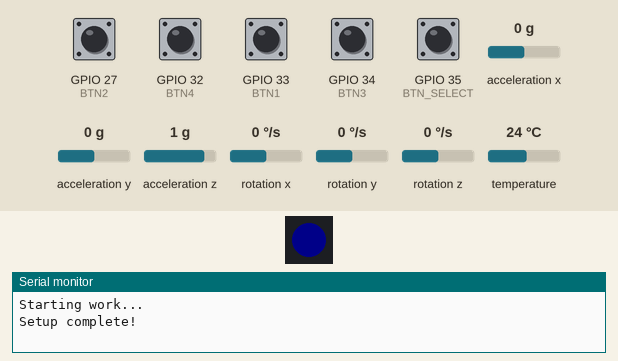
A sketch run on a simulated ESP32. On the bench: 1 RGB LEDs in strip order, left to right, the last lines printed to the serial monitor. The test bench sets the inputs (shaded band); at power-on: GPIO 27 (BTN2), GPIO 32 (BTN4), GPIO 33 (BTN1), GPIO 34 (BTN3), GPIO 35 (BTN_SELECT) HIGH, acceleration x 0 g, acceleration y 0 g, acceleration z 1 g, rotation x 0 °/s, rotation y 0 °/s, rotation z 0 °/s, temperature 24 °C. Dim RGB values are drawn brighter than linear; USB keyboard and mouse output is not drawn.

Above: at 1.2 s.
1.3 s: GPIO 35 (BTN_SELECT) pulled LOW for 0.15 s
At 2.2 s:
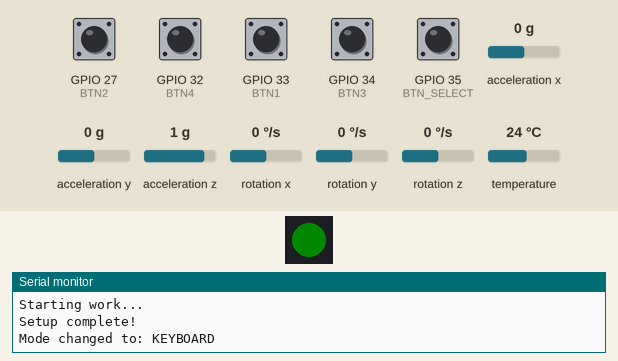
9.7 s: GPIO 35 (BTN_SELECT) pulled LOW for 1 s
At 10.6 s:
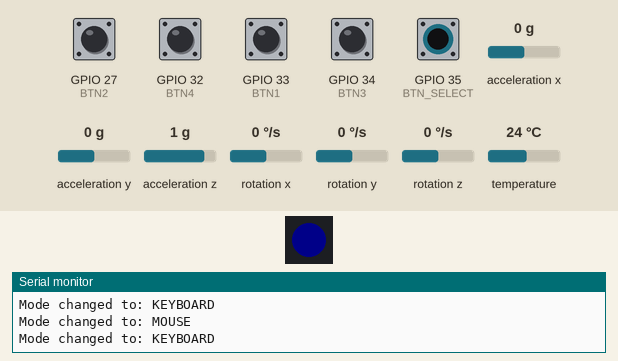
Timing chart, 0 to 12.7 s (numbered marks = the images above; inputs shaded):
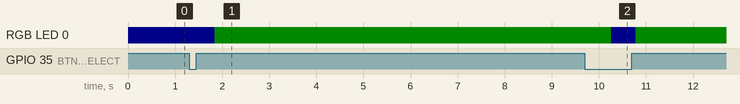

Measured:
- after the input at 1.3 s, RGB LED 0: RGB(0, 0, 10) → RGB(0, 10, 0) after 0.55 s
- after the input at 9.7 s, RGB LED 0: RGB(0, 10, 0) → RGB(0, 0, 10) after 0.56 s, → RGB(0, 10, 0) 0.52 s later

The sketch:

mouse_keyboard.ino
```cpp
#include <BleCombo.h>
#include <Adafruit_MPU6050.h>
#include <Adafruit_Sensor.h>
#include <Adafruit_NeoPixel.h>
#include <Wire.h>

// ================== CONFIGURATION ==================
#define SPEED 10   // Adjust mouse speed
#define PIXEL_PIN 2
#define NUM_PIXELS 1  // One NeoPixel

// ================== BUTTON PINS =====================
#define BTN_SELECT 35  // Mode switch button
#define BTN1       33  // Action button 1
#define BTN2       27  // Action button 2
#define BTN3       34
#define BTN4       32

// ================== OBJECTS =========================
Adafruit_MPU6050 mpu;
Adafruit_NeoPixel pixel(NUM_PIXELS, PIXEL_PIN, NEO_GRB + NEO_KHZ800);

// ================== VARIABLES =======================
bool mouseMode = true;   // Start in mouse mode
unsigned long buttonPressStart = 0;
bool buttonHeld = false;

// ================== SETUP ===========================
void setup() {
  Serial.begin(115200);
  Serial.println("Starting work...");

  // BLE
  Keyboard.begin();
  Mouse.begin();

  // Buttons
  pinMode(BTN_SELECT, INPUT_PULLUP);
  pinMode(BTN1, INPUT_PULLUP);
  pinMode(BTN2, INPUT_PULLUP);
  pinMode(BTN3, INPUT_PULLUP);
  pinMode(BTN4, INPUT_PULLUP);

  // Pixel LED
  pixel.begin();
  pixel.show(); // Initialize all pixels to 'off'
  setPixelColor(false, false); // Default to red (not connected)

  // MPU6050
  if (!mpu.begin()) {
    Serial.println("MPU6050 not found!");
    while (1) delay(10);
  }
  mpu.setAccelerometerRange(MPU6050_RANGE_8_G);
  mpu.setGyroRange(MPU6050_RANGE_500_DEG);
  mpu.setFilterBandwidth(MPU6050_BAND_5_HZ);

  Serial.println("Setup complete!");
}

// ================== MAIN LOOP =======================
void loop() {
  bool connected = Keyboard.isConnected();

  // Update LED color based on connection and mode
  setPixelColor(connected, mouseMode);

  if (connected) {
    handleModeSwitch();

    if (mouseMode) {
      // ================= Mouse Mode =================
      sensors_event_t a, g, temp;
      mpu.getEvent(&a, &g, &temp);

      // Mouse movement with gyro
      Mouse.move(g.gyro.z * -SPEED, g.gyro.y * SPEED);

      // Button controls in Mouse Mode
      if (digitalRead(BTN1) == LOW) {
        Mouse.click(MOUSE_LEFT); // Left click
        Serial.println("Mouse Left Click");
        delay(200);
      }
      if (digitalRead(BTN2) == LOW) {
        Mouse.click(MOUSE_RIGHT); // Right click
        Serial.println("Mouse Right Click");
        delay(200);
      }

      if (digitalRead(BTN3) == LOW) {
        Mouse.move(0, 0, 1); // scroll up
        Serial.println("Mouse: Scroll Up");
        delay(200);
      }

      if (digitalRead(BTN4) == LOW) {
        Mouse.move(0, 0, -1); // scroll down
        Serial.println("Mouse: Scroll Down");
        delay(200);
      }

    } else {
      // ================= Keyboard/Media Mode =================
      if (digitalRead(BTN3) == LOW) {
        Keyboard.write(KEY_MEDIA_VOLUME_UP);
        Serial.println("Volume Up");
        delay(200);
      }
      if (digitalRead(BTN4) == LOW) {
        Keyboard.write(KEY_MEDIA_VOLUME_DOWN);
        Serial.println("Volume Down");
        delay(200);
      }
      if (digitalRead(BTN1) == LOW) {
        Keyboard.write(KEY_MEDIA_PLAY_PAUSE);
        Serial.println("Keyboard: Play/Pause");
        delay(300);
      }
      if (digitalRead(BTN2) == LOW) {
        Keyboard.write(KEY_MEDIA_NEXT_TRACK);
        Serial.println("Keyboard: Next Track");
        delay(300);
      }
    }
  }

  delay(20); // short loop delay
}

// ================== MODE SWITCH =====================
void handleModeSwitch() {
  if (digitalRead(BTN_SELECT) == LOW) {
    if (!buttonHeld) {
      buttonPressStart = millis();
      buttonHeld = true;
    } else {
      // Toggle mode
      mouseMode = !mouseMode;
      Serial.print("Mode changed to: ");
      Serial.println(mouseMode ? "MOUSE" : "KEYBOARD");
      delay(500); // prevent multiple toggles
    }
  } else {
    buttonHeld = false;
  }
}

// ================== PIXEL LED FUNCTION ===============
void setPixelColor(bool connected, bool mouseMode) {
  if (!connected) {
    // 🔴 Red = Not connected
    pixel.setPixelColor(0, pixel.Color(10, 0, 0));
  } else if (mouseMode) {
    // 🔵 Blue = Mouse mode
    pixel.setPixelColor(0, pixel.Color(0, 0, 10));
  } else {
    // 🟢 Green = Keyboard mode
    pixel.setPixelColor(0, pixel.Color(0, 10, 0));
  }
  pixel.show();
}
```
